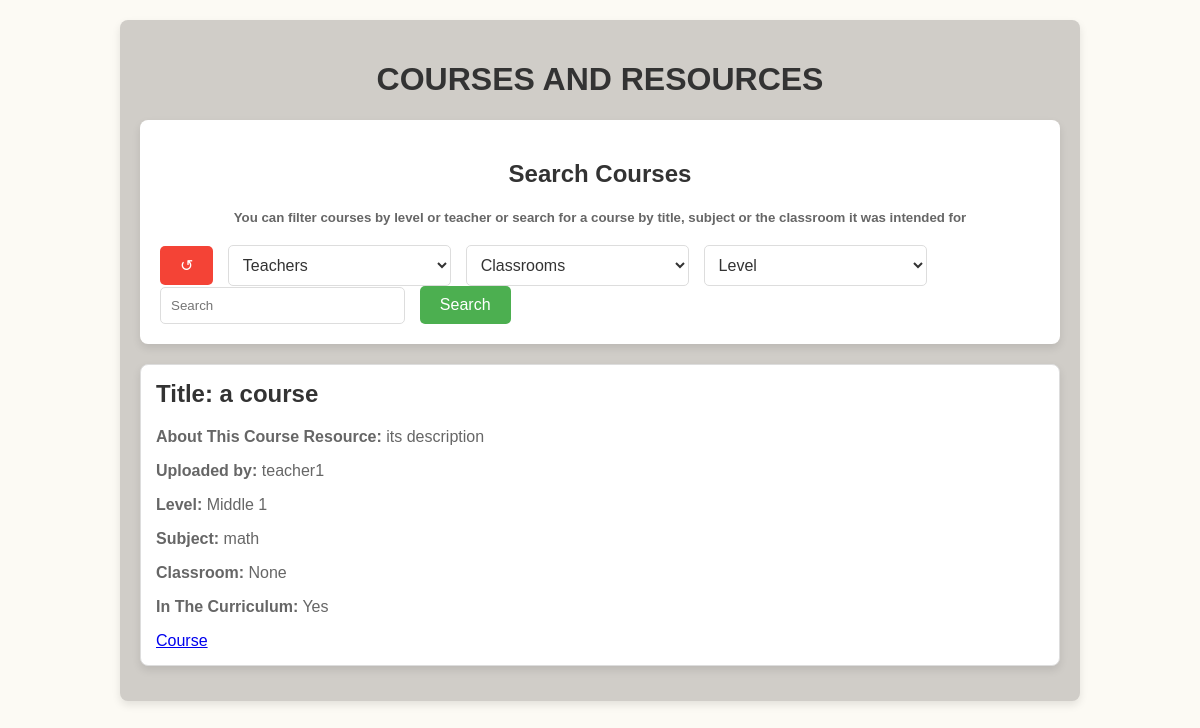
The page /courses/ (signed in) on the database as committed earlier.
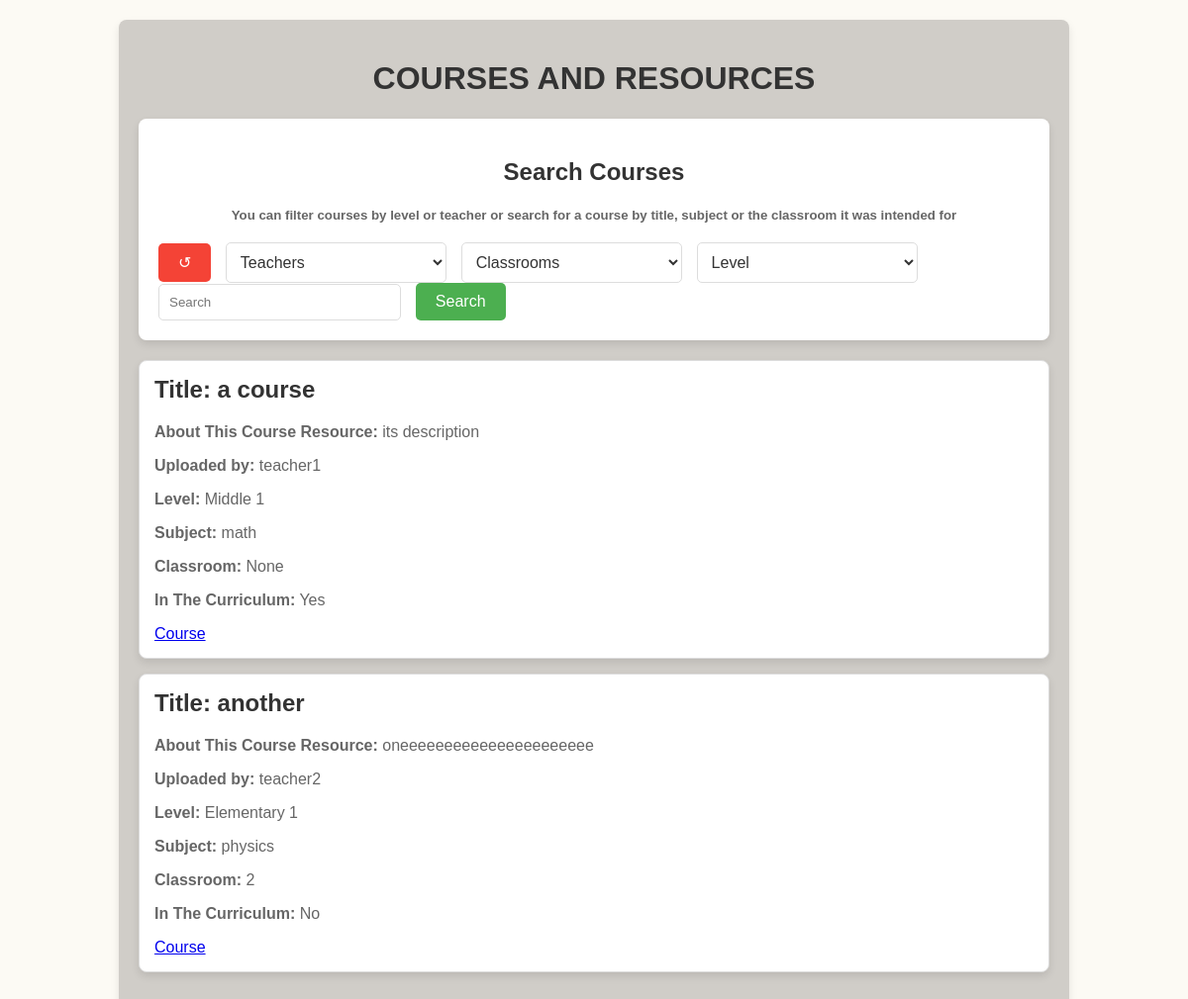
The same page on the database as committed later.
### core/models.py (models this page shows, shortened)
class Courses(models.Model):
    title = models.CharField(max_length=255)
    description = models.TextField()
    level= models.CharField(max_length=2, choices=LEVEL_CHOICES, default='E1')
    subject = models.CharField(max_length=255, null=True, blank=True)
    teacher = models.ForeignKey(Teacher, on_delete=models.CASCADE, related_name='courses')
    is_additional= models.BooleanField(default=False, null=True, blank=True)
    file= models.FileField(upload_to='courses/')
    classroom= models.ForeignKey(Classroom, on_delete=models.SET_NULL, null= True, blank=True, related_name='classroom')
    class Meta:
        verbose_name_plural='Courses'

class Teacher(models.Model):
    user= models.OneToOneField(CustomUser,on_delete=models.CASCADE,related_name='teacher')
    class Meta:
        verbose_name = 'Teacher information'
        verbose_name_plural = 'Teachers information'
    def __str__(self):
        return self.user.username

class CustomUser(AbstractUser):
    USER_TYPE_CHOICES = (
        ('teacher', 'Teacher'),
        ('student', 'Student'),
        ('parent', 'Parent'),
        ('admin/staff', 'Admin/Staff')
    )
    user_type = models.CharField(max_length=30, choices=USER_TYPE_CHOICES)

class Classroom(models.Model):
    name = models.CharField(max_length=255)
    level = models.CharField(max_length=2, choices=LEVEL_CHOICES)
    teachers=models.ManyToManyField(Teacher, related_name='classrooms', blank=True)
    school_year=models.CharField(max_length=9,null=True)
    subjects = models.ManyToManyField(Subject, related_name='classrooms', blank=True)
    calendar = models.ForeignKey(Calendars, on_delete=models.CASCADE, related_name='calendar', null=True, blank=True)
    def __str__(self):
        return self.name

### core/views.py (the view)
# urls.py: path('courses/', views.view_courses, name='Courses'),
@login_required
def view_courses(request):
    courses = Courses.objects.all()
    teachers = CustomUser.objects.filter(teacher__courses__in=courses).annotate(num_courses=Count('teacher__courses')).order_by('-num_courses')
    classrooms = Classroom.objects.filter(classroom__in=courses).annotate(num_classrooms=Count('classroom')).order_by('-num_classrooms')
    search_query = request.GET.get('search', None)
    level_query = request.GET.get('level', None)  # Get the level query
    teacher_query= request.GET.get('teacher', None)
    classroom_query = request.GET.get('classroom', None)
    if search_query is None or search_query.lower() == 'all':
        courses = Courses.objects.all()
    else:
        courses = Courses.objects.filter(
            Q(title__icontains=search_query) |
            Q(subject__icontains=search_query) |
            Q(classroom__name__icontains=search_query)
        )
    if level_query is not None and level_query != '':
        courses = courses.filter(level=level_query)
    if teacher_query is not None and teacher_query != '':
        courses= courses.filter(teacher__user__username= teacher_query)
    if classroom_query is not None and classroom_query != '':
        courses = courses.filter(classroom__name=classroom_query)
    context = {
        'courses': courses,
        'levels': LEVEL_CHOICES ,
        'teachers': teachers,
        'classrooms': classrooms
    }
    return render(request, 'core/view_courses.html', context)

### core/templates/core/view_courses.html (shortened to what this page needs)
{% load static %}
<!DOCTYPE html>
<html>
<head>
    <link rel="stylesheet" type="text/css" href="{% static 'css/general.css' %}">
</head>
<body>
    <div class="container">
        <div class="courses">
            <h1> COURSES AND RESOURCES</h1>
            <div class="search-form">
                <h2>Search Courses</h2>
                <h5>You can filter courses by level or teacher or search for a course by title, subject or the classroom it was intended for </h5>
                <form method="get">
                    <button type="submit" name="search" value="all" class= "reset-button">&#x21BA;</button>
                    <select name="teacher" class="select-box">
                        <option value="">Teachers</option>
                    </select>
                    <select name="classroom" class="select-box">
                        <option value="">Classrooms</option>
                    </select>
                    <select name="level" class="select-box">
                        <option value="">Level</option>
                    </select>
                    <input type="text" name="search" placeholder="Search">
                    <input type="submit" value="Search">
                </form>
            </div>
            {% for course in courses %}
                <div class="course-box">
                    <h2>Title: {{ course.title }}</h2>
                    <p><strong>About This Course Resource:</strong> {{ course.description }}</p>
                    <p><strong>Uploaded by:</strong> {{ course.teacher }}</p>
                    <p><strong>Level:</strong> {{ course.get_level_display }}</p>
                    <p><strong>Subject:</strong> {{ course.subject }}</p>
                    <p><strong>Classroom:</strong> {{ course.classroom }}</p>
                    <p><strong>In The Curriculum:</strong> {{ course.is_additional|yesno:"No,Yes" }}</p>
                    <a href="{{ course.file.url }}" download>Course</a>
                </div>
            {% endfor %}
        </div>
    </div>
</body>
</html>

### core/static/css/general.css (style rules this page uses)
body { font-family: Arial, sans-serif; background-color: #fcfaf4; margin: 0; padding: 0; display: flex; justify-content: center; align-items: center; flex-direction: column; }
.container { width: 80%; max-width: 1200px; margin: 20px auto; }
.course-upload, .courses { background-color: #d0cdc8; padding: 20px; margin-bottom: 20px; border-radius: 8px; box-shadow: 0 4px 8px rgba(0, 0, 0, 0.1); }
.course-upload h1, .courses h1 { text-align: center; color: #333; }
.course-box { background-color: #ffffff; border: 1px solid #ddd; padding: 15px; margin-bottom: 15px; border-radius: 8px; box-shadow: 0 4px 8px rgba(0, 0, 0, 0.1); }
.course-box h2 { margin-top: 0; color: #333; }
.course-box p { color: #666; }
.search-form { background-color: #ffffff; padding: 20px; margin-bottom: 20px; border-radius: 8px; box-shadow: 0 4px 8px rgba(0, 0, 0, 0.1); }
.search-form h2 { text-align: center; color: #333; }
.search-form h5 { text-align: center; color: #666; margin-bottom: 20px; }
.search-form input[type="text"], .search-form select { width: calc(27.66% - 20px); padding: 10px; border: 1px solid #ddd; border-radius: 5px; margin-right: 10px; }
.search-form input[type="submit"] { background-color: #4CAF50; color: white; padding: 10px 20px; border: none; border-radius: 5px; cursor: pointer; font-size: 16px; }
.reset-button { background-color: #f44336; color: white; padding: 10px 20px; border: none; border-radius: 5px; cursor: pointer; font-size: 16px; margin-right: 10px; }
.select-box { width: calc(30% - 20px); padding: 10px; border: 1px solid #ddd; border-radius: 5px; font-size: 16px; background-color: #ffffff; color: #333; cursor: pointer; margin-right: 10px; }

Rows that differ between the two databases and show on the page:
added Courses: title "another", description "oneeeeeeeeeeeeeeeeeeeeee", teacher "teacher2", level "Elementary 1", subject "physics", classroom "2", is_additional "No"
